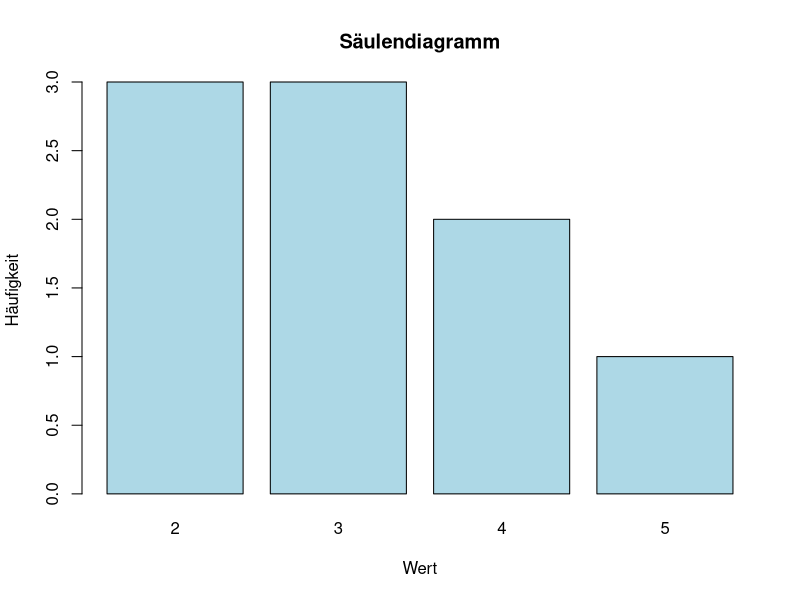
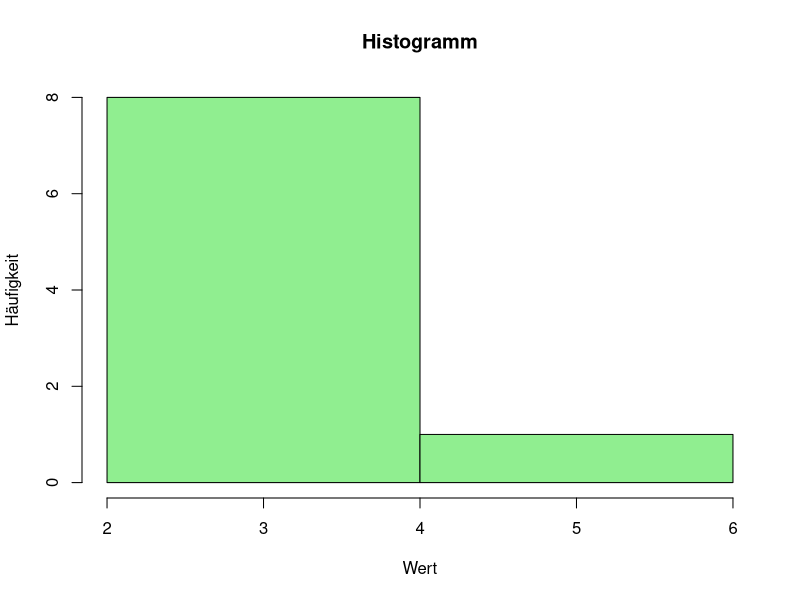
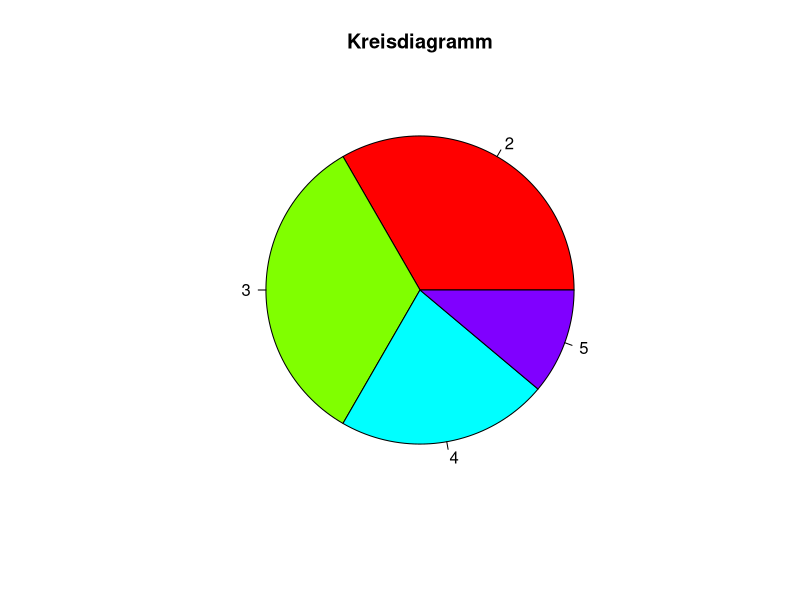

Reproduce these figures in R, in order.
## ---- chunk 1
#| echo: true

daten <- c(2, 3, 2, 4, 3, 3, 5, 2, 4)
table(daten)
## ---- chunk 2
rel_haeufigkeit <- prop.table(table(daten))
print(rel_haeufigkeit)
## ---- chunk 3
barplot(table(daten), col="lightblue", 
main="Säulendiagramm", xlab="Wert", ylab="Häufigkeit")
## ---- chunk 4
hist(daten, breaks=2, col="lightgreen", main="Histogramm",
## Breaks ist das Argument für die Definition der Anzahl von Intervallen in R 
xlab="Wert", ylab="Häufigkeit")
## ---- chunk 5
pie(rel_haeufigkeit, main="Kreisdiagramm", 
col=rainbow(length(rel_haeufigkeit)))
## ---- chunk 6
modus <- names(sort(table(daten), decreasing=TRUE))[1]
mittelwert <- mean(daten)
print(paste("Modus:", modus))
print(paste("Mittelwert:", mittelwert))
## ---- chunk 7
text <- "Friends, it is special for me to speak here today as we honor again an extraordinary human being, and a hugely successful American President. As we all know, Ronald Reagan was a truth teller, and for this he was called “the great communicator.” But he rejected that title, saying: “I wasn’t a great communicator, but I communicated great things. And they didn’t spring full bloom from my brow, they came from the heart of a great nation.” He was too modest about the first part, but he was right about the second. Reagan crystallized much of what makes this nation great, and, just as importantly, much of what makes it good."
# Text zu Kleinbuchstaben & entfernen von Satzzeichen
text_clean <- tolower(gsub("[[:punct:]]", "", text))
# In Wörter zerlegen
words <- unlist(strsplit(text_clean, "\\s+"))
# Häufigkeit zählen
word_freq <- table(words)
print(word_freq)
## ---- chunk 8
rel_freq <- prop.table(word_freq)
round(rel_freq * 100, 2)  # in Prozent
